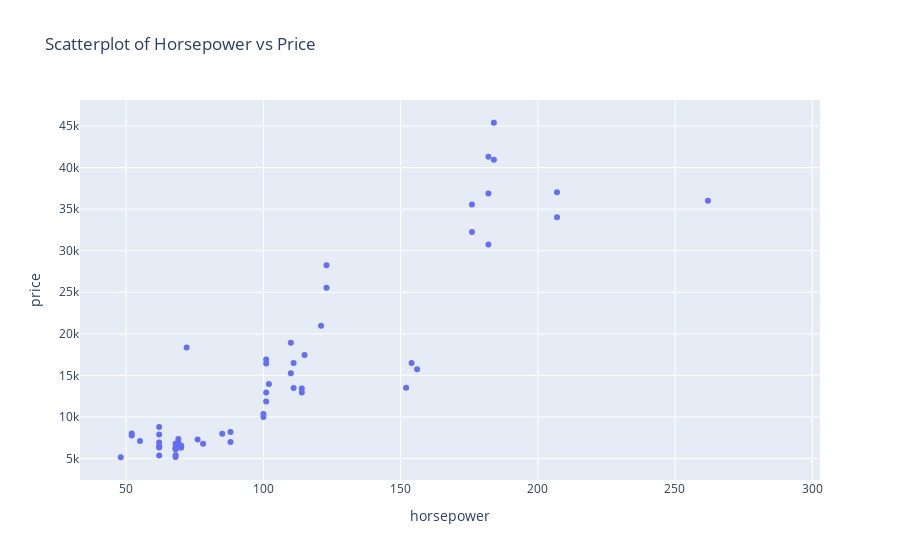

The notebook cell saved with this chart:
### Code cell
import plotly.express as px

# Plotly scatter plot
fig = px.scatter(auto_df, x='horsepower', y='price', title='Scatterplot of Horsepower vs Price')
fig.show()

### Figure 1 — Plotly figure (JSON) as saved in the notebook; plotly's stock layout.template omitted (floating-point values rounded to 4 significant figures)
{"data": [{"hovertemplate": "horsepower=%{x}<br>price=%{y}<extra></extra>", "legendgroup": "", "marker": {"color": "#636efa", "symbol": "circle"}, "mode": "markers", "name": "", "orientation": "v", "showlegend": false, "type": "scatter", "x": [111, 111, 154, 102, 115, 110, 110, 101, 101, 121, 182, 182, 182, 48, 70, 70, 68, 68, 76, 101, 100, 78, 70, 70, 176, 176, 262, 68, 68, 68, 101, 72, 123, 123, 184, 184, 68, 68, 88, 88, 55, 69, 69, 69, 152, 207, 207, 288, 62, 62, 62, 62, 62, 62, 156, 52, 85, 52, 100, 114, 114], "xaxis": "x", "y": [13495, 16500, 16500, 13950, 17450, 15250, 18920, 16430, 16925, 20970, 30760, 41315, 36880, 5151, 6295, 6575, 6377, 6229, 7295, 12945, 10345, 6785, null, null, 32250, 35550, 36000, 5195, 6095, 6795, 11845, 18344, 25552, 28248, 40960, 45400, 5389, 6189, 6989, 8189, 7099, 6649, 6849, 7349, 13499, 34028, 37028, null, 5348, 6338, 6488, 6918, 7898, 8778, 15750, 7775, 7975, 7995, 9995, 12940, 13415], "yaxis": "y"}], "layout": {"legend": {"tracegroupgap": 0}, "title": {"text": "Scatterplot of Horsepower vs Price"}, "xaxis": {"anchor": "y", "domain": [0, 1], "title": {"text": "horsepower"}}, "yaxis": {"anchor": "x", "domain": [0, 1], "title": {"text": "price"}}}}
